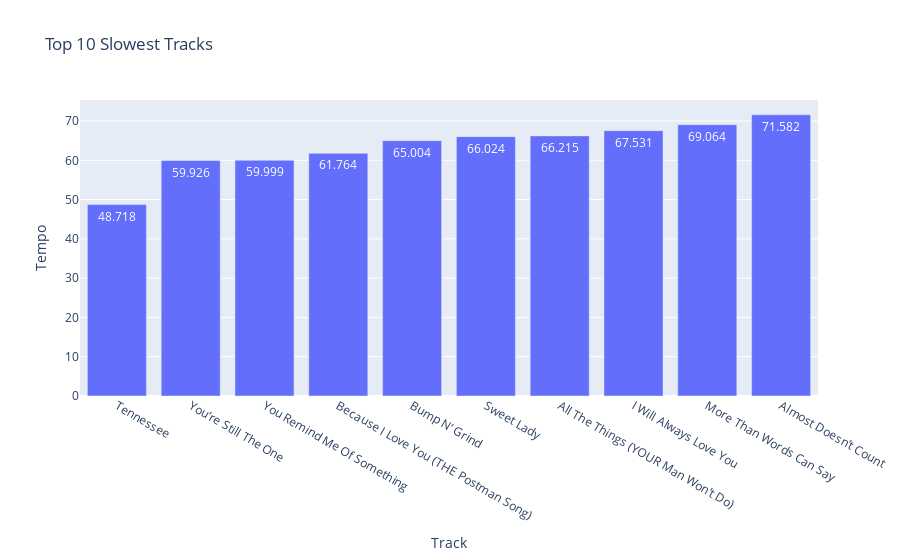

Notebook cell for this chart:
### Code cell
# slowest tempo
df_slowest = data.sort_values(by="Tempo").head(10)
fig = px.bar(
    df_fastest, x="Track", y="Tempo", 
    hover_data="Artist", text="Tempo", 
    title="Top 10 Slowest Tracks"
)
fig.update_layout(
    height=600
)
fig.show()

### Figure 1 — Plotly figure (JSON) as saved in the notebook; plotly's stock layout.template omitted (floating-point values rounded to 4 significant figures)
{"data": [{"alignmentgroup": "True", "customdata": [["Arrested Development"], ["Shania Twain"], ["R. Kelly"], ["Stevie B"], ["R. Kelly"], ["Tyrese"], ["Joe"], ["Whitney Houston"], ["Alias"], ["Brandy"]], "hovertemplate": "Track=%{x}<br>Tempo=%{text}<br>Artist=%{customdata[0]}<extra></extra>", "legendgroup": "", "marker": {"color": "#636efa", "pattern": {"shape": ""}}, "name": "", "offsetgroup": "", "orientation": "v", "showlegend": false, "text": [48.72, 59.93, 60.0, 61.76, 65.0, 66.02, 66.22, 67.53, 69.06, 71.58], "textposition": "auto", "type": "bar", "x": ["Tennessee", "You’re Still The One", "You Remind Me Of Something", "Because I Love You (THE Postman Song)", "Bump N’ Grind", "Sweet Lady", "All The Things (YOUR Man Won’t Do)", "I Will Always Love You", "More Than Words Can Say", "Almost Doesn’t Count"], "xaxis": "x", "y": [48.72, 59.93, 60.0, 61.76, 65.0, 66.02, 66.22, 67.53, 69.06, 71.58], "yaxis": "y"}], "layout": {"autosize": true, "barmode": "relative", "legend": {"tracegroupgap": 0}, "title": {"text": "Top 10 Slowest Tracks"}, "xaxis": {"anchor": "y", "autorange": true, "domain": [0, 1], "range": [-0.5, 9.5], "title": {"text": "Track"}, "type": "category"}, "yaxis": {"anchor": "x", "autorange": true, "domain": [0, 1], "range": [0, 75.35], "title": {"text": "Tempo"}, "type": "linear"}}}
